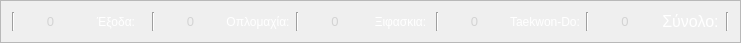
       <widget class="QFrame" name="home_row2_eco">
        <property name="geometry">
         <rect>
          <x>140</x>
          <y>170</y>
          <width>741</width>
          <height>42</height>
         </rect>
        </property>
        <property name="frameShape">
         <enum>QFrame::StyledPanel</enum>
        </property>
        <property name="frameShadow">
         <enum>QFrame::Raised</enum>
        </property>
        <layout class="QHBoxLayout" name="horizontalLayout_6">
         <item>
          <widget class="Line" name="line_21">
           <property name="orientation">
            <enum>Qt::Vertical</enum>
           </property>
          </widget>
         </item>
         <item>
          <widget class="QLabel" name="expe_eco_lb">
           <property name="font">
            <font>
             <pointsize>10</pointsize>
            </font>
           </property>
           <property name="styleSheet">
            <string notr="true">background-color: &quot;#2c3531&quot;;
color: rgb(211, 211, 211);</string>
           </property>
           <property name="text">
            <string>0</string>
           </property>
           <property name="scaledContents">
            <bool>false</bool>
           </property>
           <property name="alignment">
            <set>Qt::AlignCenter</set>
           </property>
          </widget>
         </item>
         <item>
          <widget class="QLabel" name="exp_eco_title_lb">
           <property name="styleSheet">
            <string notr="true">color: rgb(255, 255, 255);</string>
           </property>
           <property name="text">
            <string>Έξοδα:</string>
           </property>
           <property name="alignment">
            <set>Qt::AlignCenter</set>
           </property>
          </widget>
         </item>
         <item>
          <widget class="Line" name="line_5">
           <property name="orientation">
            <enum>Qt::Vertical</enum>
           </property>
          </widget>
         </item>
         <item>
          <widget class="QLabel" name="oplo_eco_lb">
           <property name="font">
            <font>
             <pointsize>10</pointsize>
            </font>
           </property>
           <property name="styleSheet">
            <string notr="true">background-color: &quot;#2c3531&quot;;
color: rgb(211, 211, 211);</string>
           </property>
           <property name="text">
            <string>0</string>
           </property>
           <property name="scaledContents">
            <bool>false</bool>
           </property>
           <property name="alignment">
            <set>Qt::AlignCenter</set>
           </property>
          </widget>
         </item>
         <item>
          <widget class="QLabel" name="oplo_eco_title_lb">
           <property name="styleSheet">
            <string notr="true">color: rgb(255, 255, 255);</string>
           </property>
           <property name="text">
            <string>Οπλομαχία:</string>
           </property>
           <property name="alignment">
            <set>Qt::AlignCenter</set>
           </property>
          </widget>
         </item>
         <item>
          <widget class="Line" name="line_6">
           <property name="orientation">
            <enum>Qt::Vertical</enum>
           </property>
          </widget>
         </item>
         <item>
          <widget class="QLabel" name="fencing_eco_lb">
           <property name="font">
            <font>
             <pointsize>10</pointsize>
            </font>
           </property>
           <property name="styleSheet">
            <string notr="true">background-color: &quot;#2c3531&quot;;
color: rgb(211, 211, 211);</string>
           </property>
           <property name="text">
            <string>0</string>
           </property>
           <property name="scaledContents">
            <bool>false</bool>
           </property>
           <property name="alignment">
            <set>Qt::AlignCenter</set>
           </property>
          </widget>
         </item>
         <item>
          <widget class="QLabel" name="fenc_eco_title_lb">
           <property name="styleSheet">
            <string notr="true">color: rgb(255, 255, 255);</string>
           </property>
           <property name="text">
            <string>Ξιφασκια:</string>
           </property>
           <property name="alignment">
            <set>Qt::AlignCenter</set>
           </property>
          </widget>
         </item>
         <item>
          <widget class="Line" name="line_18">
           <property name="orientation">
            <enum>Qt::Vertical</enum>
           </property>
          </widget>
         </item>
         <item>
          <widget class="QLabel" name="tkd_eco_lb">
           <property name="font">
            <font>
             <pointsize>10</pointsize>
            </font>
           </property>
           <property name="styleSheet">
            <string notr="true">background-color: &quot;#2c3531&quot;;
color: rgb(211, 211, 211);</string>
           </property>
           <property name="text">
            <string>0</string>
           </property>
           <property name="scaledContents">
            <bool>false</bool>
           </property>
           <property name="alignment">
            <set>Qt::AlignCenter</set>
           </property>
          </widget>
         </item>
         <item>
          <widget class="QLabel" name="tkd_eco_title_lb">
           <property name="styleSheet">
            <string notr="true">color: rgb(255, 255, 255);</string>
           </property>
           <property name="text">
            <string>Taekwon-Do:</string>
           </property>
           <property name="alignment">
            <set>Qt::AlignCenter</set>
           </property>
          </widget>
         </item>
         <item>
          <widget class="Line" name="line_19">
           <property name="frameShadow">
            <enum>QFrame::Sunken</enum>
           </property>
           <property name="orientation">
            <enum>Qt::Vertical</enum>
           </property>
          </widget>
         </item>
         <item alignment="Qt::AlignVCenter">
          <widget class="QLabel" name="sum_eco_lb">
           <property name="font">
            <font>
             <pointsize>10</pointsize>
            </font>
           </property>
           <property name="styleSheet">
            <string notr="true">background-color: &quot;#2c3531&quot;;
color: rgb(211, 211, 211);</string>
           </property>
           <property name="text">
            <string>0</string>
           </property>
           <property name="scaledContents">
            <bool>false</bool>
           </property>
           <property name="alignment">
            <set>Qt::AlignCenter</set>
           </property>
          </widget>
         </item>
         <item>
          <widget class="QLabel" name="sum_eco_title_lb">
           <property name="font">
            <font>
             <pointsize>12</pointsize>
            </font>
           </property>
           <property name="styleSheet">
            <string notr="true">color: rgb(255, 255, 255);</string>
           </property>
           <property name="text">
            <string>Σύνολο:</string>
           </property>
           <property name="alignment">
            <set>Qt::AlignCenter</set>
           </property>
          </widget>
         </item>
         <item>
          <widget class="Line" name="line_20">
           <property name="orientation">
            <enum>Qt::Vertical</enum>
           </property>
          </widget>
         </item>
        </layout>
       </widget>
